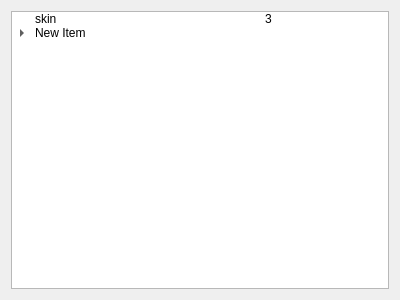
<?xml version="1.0" encoding="UTF-8"?>
<ui version="4.0">
 <class>StatisticsDialog</class>
 <widget class="QDialog" name="StatisticsDialog">
  <property name="geometry">
   <rect>
    <x>0</x>
    <y>0</y>
    <width>400</width>
    <height>300</height>
   </rect>
  </property>
  <property name="windowTitle">
   <string>Dialog</string>
  </property>
  <layout class="QVBoxLayout" name="verticalLayout">
   <item>
    <widget class="QTreeWidget" name="statistics">
     <property name="layoutDirection">
      <enum>Qt::LeftToRight</enum>
     </property>
     <property name="showDropIndicator" stdset="0">
      <bool>true</bool>
     </property>
     <property name="rootIsDecorated">
      <bool>true</bool>
     </property>
     <property name="itemsExpandable">
      <bool>true</bool>
     </property>
     <attribute name="headerVisible">
      <bool>false</bool>
     </attribute>
     <attribute name="headerDefaultSectionSize">
      <number>250</number>
     </attribute>
     <column>
      <property name="text">
       <string>key</string>
      </property>
     </column>
     <column>
      <property name="text">
       <string>value</string>
      </property>
     </column>
     <item>
      <property name="text">
       <string>skin</string>
      </property>
      <property name="text">
       <string>3</string>
      </property>
     </item>
     <item>
      <property name="text">
       <string>New Item</string>
      </property>
      <property name="text">
       <string/>
      </property>
      <item>
       <property name="text">
        <string>New Subitem</string>
       </property>
       <property name="text">
        <string>asdf</string>
       </property>
      </item>
     </item>
    </widget>
   </item>
  </layout>
 </widget>
 <resources/>
 <connections/>
</ui>
